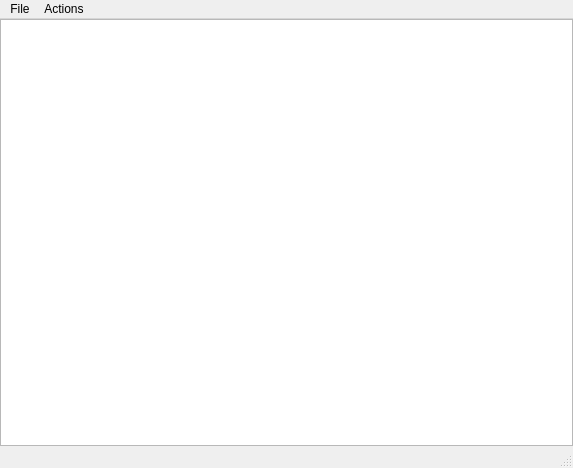
<?xml version="1.0" encoding="UTF-8"?>
<ui version="4.0">
 <class>MainWindow</class>
 <widget class="QMainWindow" name="MainWindow">
  <property name="geometry">
   <rect>
    <x>0</x>
    <y>0</y>
    <width>573</width>
    <height>468</height>
   </rect>
  </property>
  <property name="windowTitle">
   <string>MainWindow</string>
  </property>
  <widget class="QWidget" name="centralwidget">
   <layout class="QVBoxLayout" name="verticalLayout">
    <property name="spacing">
     <number>0</number>
    </property>
    <property name="leftMargin">
     <number>0</number>
    </property>
    <property name="topMargin">
     <number>0</number>
    </property>
    <property name="rightMargin">
     <number>0</number>
    </property>
    <property name="bottomMargin">
     <number>0</number>
    </property>
    <item>
     <widget class="QTreeView" name="view_2">
      <property name="allColumnsShowFocus">
       <bool>true</bool>
      </property>
     </widget>
    </item>
   </layout>
  </widget>
  <widget class="QMenuBar" name="menubar">
   <property name="geometry">
    <rect>
     <x>0</x>
     <y>0</y>
     <width>573</width>
     <height>23</height>
    </rect>
   </property>
   <widget class="QMenu" name="fileMenu">
    <property name="title">
     <string>File</string>
    </property>
    <addaction name="exitAction"/>
   </widget>
   <widget class="QMenu" name="actionsMenu">
    <property name="title">
     <string>Actions</string>
    </property>
    <addaction name="insertRowAction"/>
    <addaction name="insertColumnAction"/>
    <addaction name="separator"/>
    <addaction name="removeRowAction"/>
    <addaction name="actionRemove_Column"/>
    <addaction name="separator"/>
    <addaction name="insertChildAction"/>
   </widget>
   <addaction name="fileMenu"/>
   <addaction name="actionsMenu"/>
  </widget>
  <widget class="QStatusBar" name="statusbar"/>
  <action name="exitAction">
   <property name="text">
    <string>Exit</string>
   </property>
  </action>
  <action name="insertRowAction">
   <property name="text">
    <string>Insert Row</string>
   </property>
  </action>
  <action name="insertColumnAction">
   <property name="text">
    <string>Insert Column</string>
   </property>
  </action>
  <action name="removeRowAction">
   <property name="text">
    <string>Remove Row</string>
   </property>
  </action>
  <action name="actionRemove_Column">
   <property name="text">
    <string>Remove Column</string>
   </property>
  </action>
  <action name="insertChildAction">
   <property name="text">
    <string>Insert Child</string>
   </property>
  </action>
 </widget>
 <resources/>
 <connections/>
</ui>
